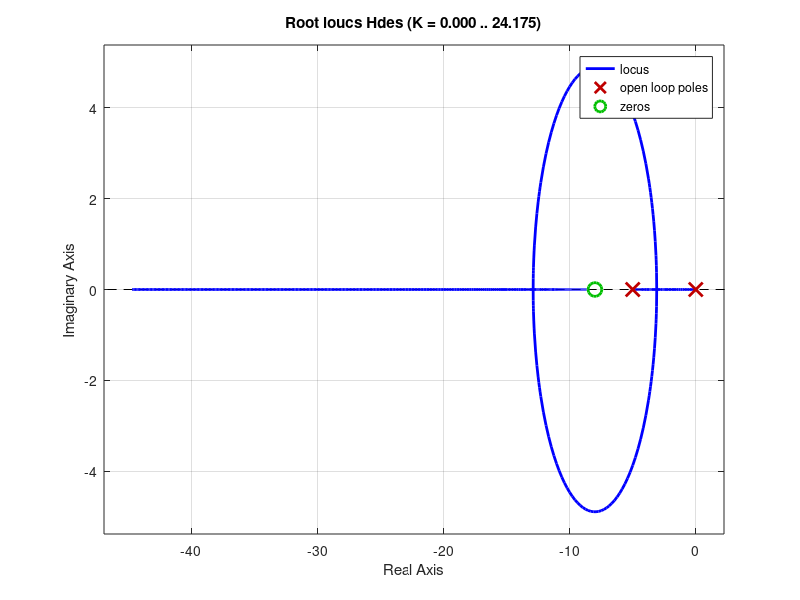

MATLAB code for this plot: (Note: this script raises an error after producing the figure.)
Hc = tf([1,8],[1,0]);
Hf = tf(2,[1,5]);
Hr = 1;
Hdes = Hc*Hf*Hr;
rlocus(Hdes)

kdes = -1/evalfr(Hdes,-3.1)

kap = -1/evalfr(Hdes,-12.89)

rltool(Hdes)
